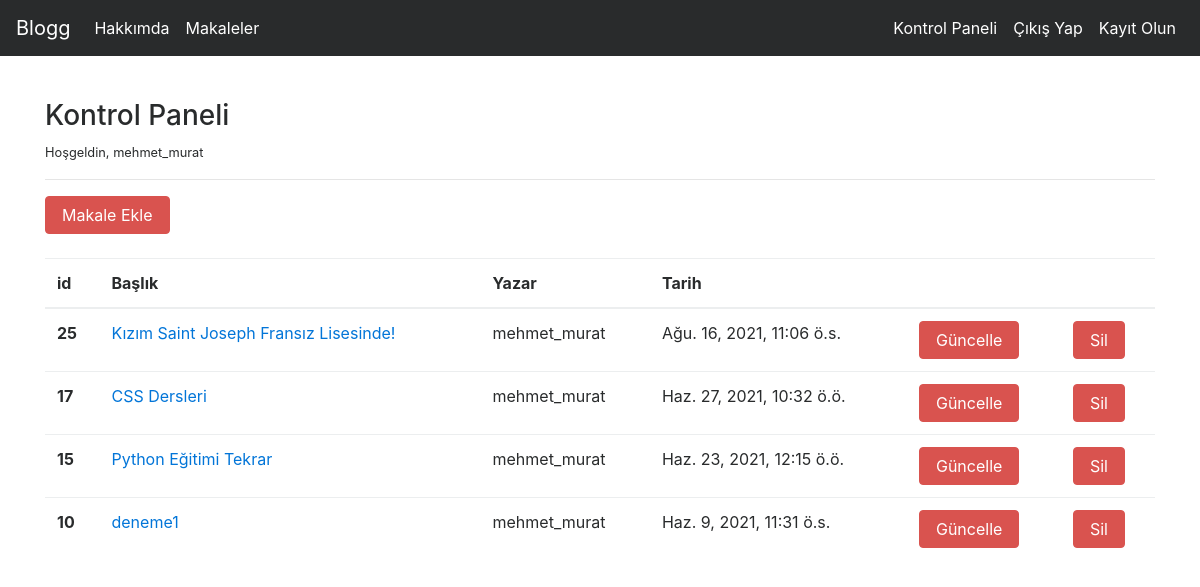
The app's page /articles/dashboard/ (signed in) with its own data.
### article/models.py (models this page shows, shortened)
class Article(models.Model):
    author = models.ForeignKey("auth.User",on_delete = models.CASCADE,verbose_name = "Yazar ")
    title = models.CharField(max_length = 50,verbose_name = "Baslik")
    content = RichTextField()
    created_date = models.DateTimeField(auto_now_add=True,verbose_name="Olusturulma Tarihi")
    article_image = models.FileField(blank = True,null = True,verbose_name="Makaleye Fotograf Ekleyin")
    class Meta:
        ordering = ['-created_date']

### article/views.py (the view)
# urls.py: path('dashboard/',views.dashboard,name = "dashboard"),
@login_required(login_url = "user:login")
def dashboard(request):
    articles = Article.objects.filter(author = request.user)
    context = {
        "articles":articles
    }
    return render(request,"dashboard.html",context)

### templates/dashboard.html
{% extends "layout.html" %}
{% block body %}
<h3>Kontrol Paneli</h3>
<p>
    <small>Hoşgeldin, {{request.user.username}}</small>
</p>
<hr>
<a href="/articles/addarticle" class = "btn btn-danger">Makale Ekle</a>
<br><br>
{% if articles %}
<table class="table table-hover">
    <thead>
      <tr>
        <th scope="col">id</th>
        <th scope="col">Başlık</th>
        <th scope="col">Yazar</th>
        <th scope="col">Tarih</th>
        <th scope="col"></th>
        <th scope="col"></th>
      </tr>
    </thead>
    <tbody>
      {% for article in articles %}
      <tr>
        <th scope="row">{{article.id}}</th>
        <td><a href="/articles/article/{{article.id}}">{{article.title}}</a></td>
        <td>{{article.author}}</td>
        <td>{{article.created_date}}</td>
        <td><a href="/articles/update/{{article.id}}" class = "btn btn-danger">Güncelle</a></td>
        <td><a href="/articles/delete/{{article.id}}" class = "btn btn-danger">Sil</a></td>
      </tr>
      {% endfor %}
    </tbody>
</table>
{% else %}
<div class = "alert alert-danger">Henüz makaleniz bulunmuyor...</div>
{% endif %}
{% endblock body %}

### records on screen
Article: id "25", title "Kızım Saint Joseph Fransız Lisesinde!", author "mehmet_murat", created_date "Ağu. 16, 2021, 11:06 ö.s."
Article: id "17", title "CSS Dersleri", author "mehmet_murat", created_date "Haz. 27, 2021, 10:32 ö.ö."
Article: id "15", title "Python Eğitimi Tekrar", author "mehmet_murat", created_date "Haz. 23, 2021, 12:15 ö.ö."
Article: id "10", title "deneme1", author "mehmet_murat", created_date "Haz. 9, 2021, 11:31 ö.s."

### other values on screen
{{ request.user.username }} "mehmet_murat"
